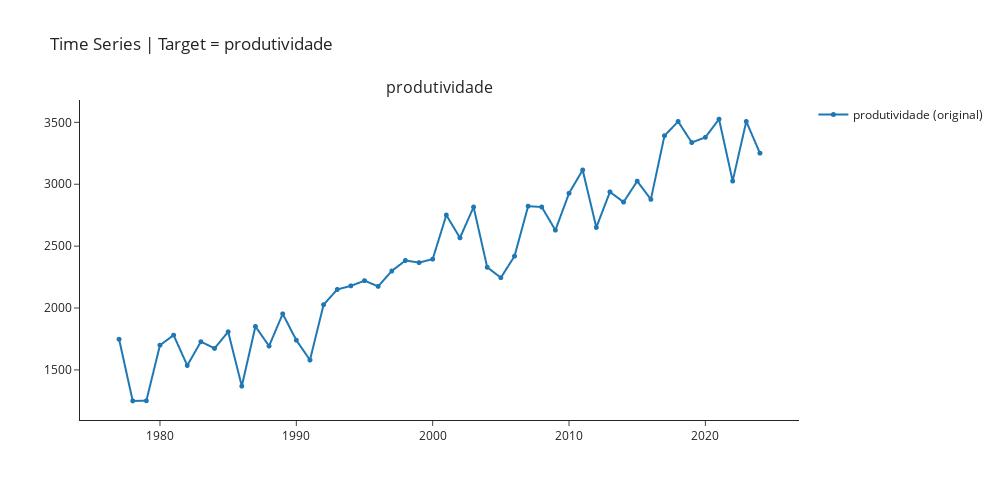

This figure's notebook cell:
### Code cell
exp.plot_model(plot="ts",fig_kwargs = {"height":500,"width":1000,"template": "simple_white","hoverinfo":"none","big_data_threshold":50})

### Figure 1 — Plotly figure (JSON) as saved in the notebook; plotly's stock layout.template omitted (floating-point values rounded to 4 significant figures)
{"data": [{"hoverinfo": "none", "line": {"width": 2}, "marker": {"size": 5}, "mode": "lines+markers", "name": "produtividade (original)", "type": "scattergl", "x": [1977, 1978, 1979, 1980, 1981, 1982, 1983, 1984, 1985, 1986, 1987, 1988, 1989, 1990, 1991, 1992, 1993, 1994, 1995, 1996, 1997, 1998, 1999, 2000, 2001, 2002, 2003, 2004, 2005, 2006, 2007, 2008, 2009, 2010, 2011, 2012, 2013, 2014, 2015, 2016, 2017, 2018, 2019, 2020, 2021, 2022, 2023, 2024], "xaxis": "x", "y": [1748, 1250, 1251, 1700, 1781, 1536, 1728, 1674, 1808, 1369, 1851, 1693, 1953, 1740, 1580, 2027, 2150, 2179, 2221, 2175, 2299, 2384, 2367, 2395, 2751, 2567, 2816, 2329, 2245, 2419, 2823, 2816, 2629, 2927, 3115, 2651, 2938, 2856, 3025, 2878, 3392, 3507, 3337, 3379, 3526, 3026, 3507, 3251], "yaxis": "y"}], "layout": {"annotations": [{"font": {"size": 16}, "showarrow": false, "text": "produtividade", "x": 0.5, "xanchor": "center", "xref": "paper", "y": 1, "yanchor": "bottom", "yref": "paper"}], "autosize": false, "height": 500, "showlegend": true, "title": {"text": "Time Series | Target = produtividade"}, "width": 1000, "xaxis": {"anchor": "y", "domain": [0, 1]}, "yaxis": {"anchor": "x", "domain": [0, 1]}}}
